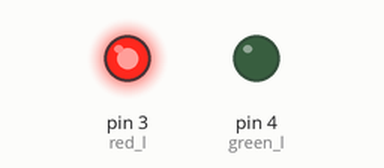
This sketch was run on a simulated Arduino Uno, built with avr-gcc and run on an emulated ATmega328P. Parts: output pins drawn as LEDs (lit = HIGH).

Above: at 1.0 s.
At 7.0 s:
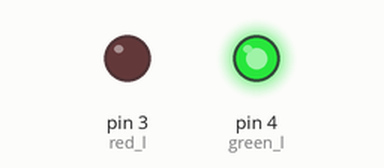
Timing chart, 0 to 9.2 s (numbered marks = the images above):
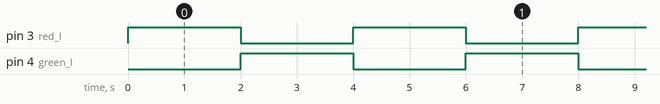

The sketch:

led.ino
```cpp
#define INTERVAL 2000

int red_l   = 3,
    green_l = 4,
    cur_l;

unsigned long start_t,
              cur_t;

void setup() {
  // put your setup code here, to run once:
  pinMode(red_l, OUTPUT);
  pinMode(green_l, OUTPUT);

  start_t = millis(); // start time
  cur_l   = red_l;   // start with red led

  /* Turn on current LED */
  digitalWrite(cur_l, HIGH);

  Serial.begin(9600);
}

void loop() {
  cur_t = millis();

  if (cur_t - start_t >= INTERVAL) {
    /* Turn off current LED, your time is up! */
    digitalWrite(cur_l, LOW);

    /* Switch color */
    if (cur_l == red_l) {
      cur_l = green_l;
    } else {
      cur_l = red_l;
    }

    /* Turn on new LED */
    digitalWrite(cur_l, HIGH);

    start_t = millis(); // get new start time
  }
}
```

Measured:
- by itself, pin 3 (red_l), pin 4 (green_l): alternates HIGH for 2.0 s and LOW for 2.0 s
